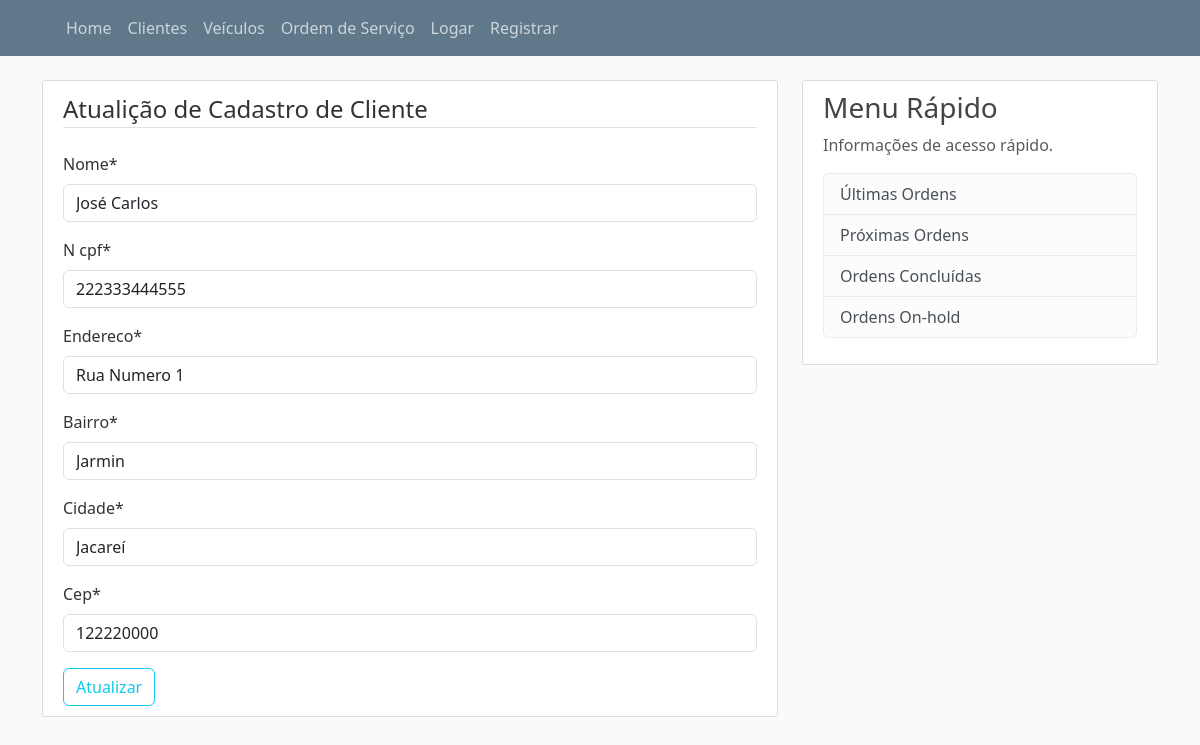
The app's page /garage/clientes/4/update/ with its own data.
### garage/models.py (models this page shows, shortened)
class Cliente(models.Model):
    nome = models.CharField(max_length=250)
    slug = models.SlugField(max_length=250)
    n_cpf = models.CharField(max_length=50)
    endereco = models.CharField(max_length=150)
    bairro = models.CharField(max_length=50)
    cidade = models.CharField(max_length=50)
    cep = models.CharField(max_length=9)
    data_criacao = models.DateTimeField(auto_now_add=True)
    email = models.CharField(max_length=100)
    autor = models.ForeignKey(User, on_delete=models.CASCADE)

### garage/views.py (the view)
# urls.py: path('clientes/<int:pk>/update/', ClienteUpdateView.as_view(), name='client-update'),
class ClienteUpdateView(UpdateView):
    model = Cliente
    fields = ['nome', 'n_cpf', 'endereco', 'bairro', 'cidade', 'cep']
    template_name = 'garage/clientes/client_update_form.html'

### templates/garage/clientes/client_update_form.html (shortened to what this page needs)
{% extends "garage/base.html" %}
{% load crispy_forms_tags %}
{% block content %}
    <div class="content-section">
        <form method="POST">
            <fieldset class="form-group">
                <legend class="border-bottom mb-4">Atualição de Cadastro de Cliente</legend>
                {{ form|crispy }}
            </fieldset>
            <div class="form-group">
                <button class="btn btn-outline-info" type="submit">Atualizar</button>
            </div>
        </form>
    </div>
{% endblock content %}

### garage/static/css/main.css (style rules this page uses)
body { background: #fafafa; color: #333333; margin-top: 5rem; }
.content-section { background: #ffffff; padding: 10px 20px; border: 1px solid #dddddd; border-radius: 3px; margin-bottom: 20px; }

### records on screen
Cliente: nome "José Carlos", n_cpf "222333444555", endereco "Rua Numero 1", bairro "Jarmin", cidade "Jacareí", cep "122220000"
